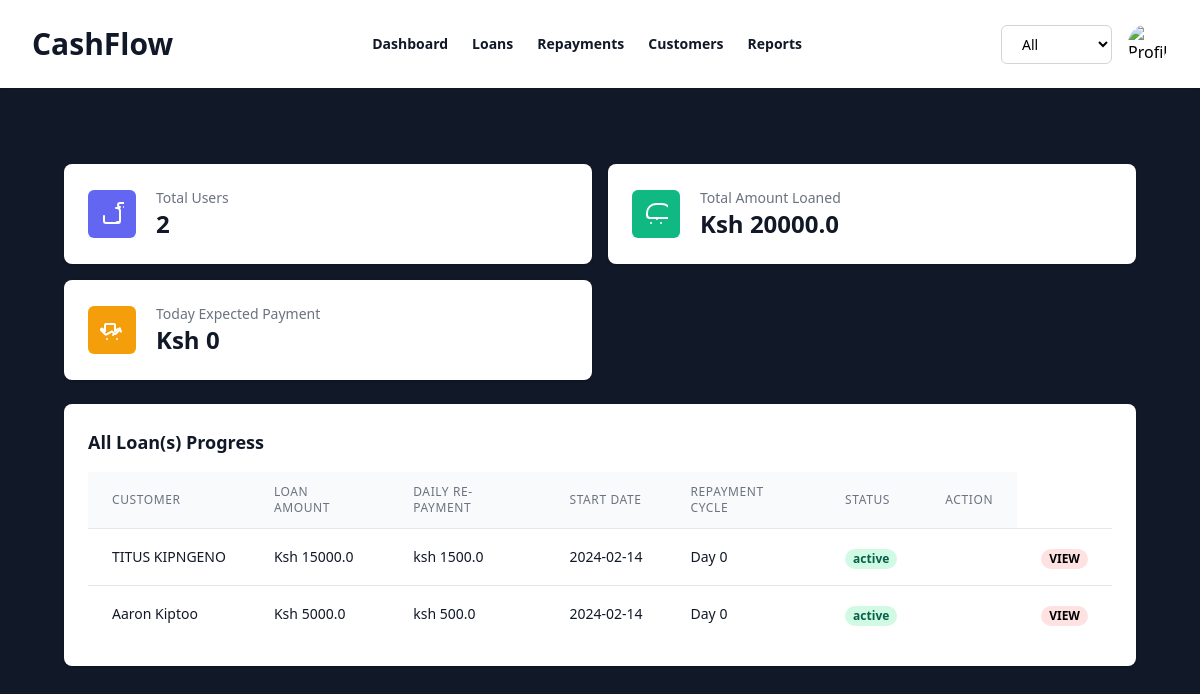
Before: / with the older database file.
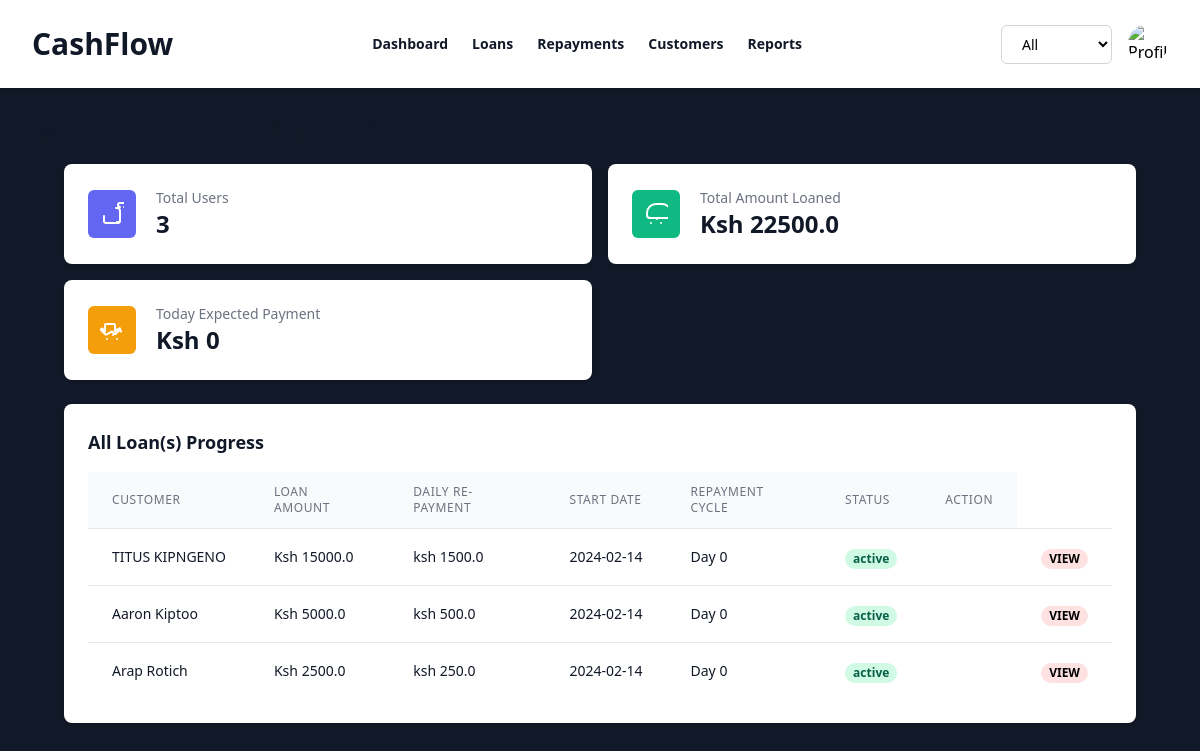
After: the same page with the newer database file.
### models.py (models this page shows, shortened)
class Loan(db.Model):
    id = db.Column(db.Integer, primary_key=True)
    user_id = db.Column(db.Integer, db.ForeignKey('user.id'), nullable=False)
    loan_amount = db.Column(db.Float, nullable=False)
    start_date = db.Column(db.Date, nullable=False)
    status = db.Column(db.String(20), nullable=False, default='active')  # Add status field
    repayments = db.relationship('Repayment', backref='loan', lazy=True)
    def get_current_repayment_day(self):
        current_date = datetime.today().date()
        repayment_start_date = self.start_date + timedelta(days=1)
        repayment_day = (current_date - repayment_start_date).days + 1
        return max(0, repayment_day)  # Ensure repayment_day is non-negative

class User(db.Model):
    id = db.Column(db.Integer, primary_key=True)
    name = db.Column(db.String(100), nullable=False)
    phone_number = db.Column(db.String(15), nullable=False)
    id_number = db.Column(db.String(50), unique=True, nullable=False)
    location = db.Column(db.String(100), nullable=False)
    loans = db.relationship('Loan', backref='user', lazy=True)

### app.py (the view)
@app.route('/')
def index():
    loans = Loan.query.all()
    users = User.query.all()
    total_users = len(users)
    total_loans_amount = sum(loan.loan_amount for loan in loans)
    todays_repayments_expected = sum(loan.get_daily_repayment_amount() for loan in loans if loan.status == 'active' and loan.get_current_repayment_day() > 0)
    for loan in loans:
        days_since_start = (datetime.now().date() - loan.start_date).days
        repayment_days = max(0, days_since_start)
        daily_repayment_amount = loan.loan_amount / 10
        current_repayment_day = loan.get_current_repayment_day()
        repayment_cycle = f"Day {current_repayment_day}"
        loan.daily_repayment_amount = daily_repayment_amount
        loan.repayment_cycle = repayment_cycle
    return render_template('home.html', loans=loans, users=users, total_users=total_users, total_loans_amount=total_loans_amount, todays_repayments_expected=todays_repayments_expected)

### templates/home.html (shortened to what the changed rows need)
<!DOCTYPE html>
<html lang="en">
<head>
    <link href="https://cdn.jsdelivr.net/npm/tailwindcss@2.2.19/dist/tailwind.min.css" rel="stylesheet">
</head>
<body class="font-sans bg-gray-50  bg-gray-900">
    <header class="bg-white shadow">
        <div class="max-w-7xl mx-auto py-6 px-4 sm:px-6 lg:px-8 flex justify-between items-center">
            <h1 class="text-3xl font-bold leading-tight text-gray-900">
                CashFlow
            </h1>
        </div>
    </header>
    <main class="max-w-7xl mx-auto py-6 sm:px-6 lg:px-8">
        <div class="px-4 sm:px-0">
            <h1 class="text-3xl font-semibold text-gray-900 mb-4">Welcome back, Aaron Kiptoo!</h1>
        </div>
        <div class="max-w-7xl mx-auto sm:px-6 lg:px-8 grid grid-cols-1 md:grid-cols-2 xl:grid-cols-4 gap-4">
            <div class="bg-white overflow-hidden shadow rounded-lg">
                <div class="px-4 py-5 sm:p-6">
                    <div class="flex items-center">
                        <div class="ml-5 w-0 flex-1">
                            <dl>
                                <dt class="text-sm font-medium text-gray-500 truncate">
                                    Total Users
                                </dt>
                                <dd class="text-2xl font-bold text-gray-900">
                                    {{total_users}}
                                </dd>
                            </dl>
                        </div>
                    </div>
                </div>
            </div>
            <div class="bg-white overflow-hidden shadow rounded-lg">
                <div class="px-4 py-5 sm:p-6">
                    <div class="flex items-center">
                        <div class="ml-5 w-0 flex-1">
                            <dl>
                                <dt class="text-sm font-medium text-gray-500 truncate">
                                    Total Amount Loaned
                                </dt>
                                <dd class="text-2xl font-bold text-gray-900">
                                    Ksh {{ total_loans_amount }}
                                </dd>
                            </dl>
                        </div>
                    </div>
                </div>
            </div>
        </div>
        <div class="max-w-7xl mx-auto py-6 sm:px-6 lg:px-8">
            <div class="bg-white overflow-hidden shadow rounded-lg">
                <div class="px-4 py-5 sm:p-6">
                    <h2 class="text-lg font-semibold text-gray-900 mb-4"> All Loan(s) Progress</h2>
                    <table class="min-w-full divide-y divide-gray-200">
                        <thead class="bg-gray-50">
                            <tr>
                                <th scope="col"
                                    class="px-6 py-3 text-left text-xs font-medium text-gray-500 uppercase tracking-wider">
                                    Customer
                                </th>
                                <th scope="col"
                                    class="px-6 py-3 text-left text-xs font-medium text-gray-500 uppercase tracking-wider">
                                    Loan Amount
                                </th>
                                <th scope="col"
                                    class="px-6 py-3 text-left text-xs font-medium text-gray-500 uppercase tracking-wider">
                                    Daily re-Payment
                                </th>
                                <th scope="col"
                                    class="px-6 py-3 text-left text-xs font-medium text-gray-500 uppercase tracking-wider">
                                    Start Date
                                </th>
                                <th scope="col"
                                    class="px-6 py-3 text-left text-xs font-medium text-gray-500 uppercase tracking-wider">
                                    Repayment Cycle
                                </th>
                                <th scope="col"
                                    class="px-6 py-3 text-left text-xs font-medium text-gray-500 uppercase tracking-wider">
                                    Status
                                </th>
                                <th scope="col"
                                    class="px-6 py-3 text-left text-xs font-medium text-gray-500 uppercase tracking-wider">
                                    action
                                </th>
                            </tr>
                        </thead>
                        <tbody class="bg-white divide-y divide-gray-200">
                            {% for loan in loans %}
                            <tr>
                                <td class="px-6 py-4 whitespace-nowrap">
                                    <div class="text-sm font-medium text-gray-900">{{ loan.user.name }}</div>
                                </td>
                                <td class="px-6 py-4 whitespace-nowrap">
                                    <div class="text-sm text-gray-900">Ksh {{ loan.loan_amount }}</div>
                                </td>
                                <td class="px-6 py-4 whitespace-nowrap">
                                    <div class="text-sm text-gray-900">ksh {{ loan.daily_repayment_amount }}</div>
                                </td>
                                <td class="px-6 py-4 whitespace-nowrap">
                                    <div class="text-sm text-gray-900">{{ loan.start_date }}</div>
                                </td>
                                <td class="px-6 py-4 whitespace-nowrap">
                                    <div class="text-sm text-gray-900">{{ loan.repayment_cycle }}</div>
                                </td>
                                <td class="px-6 py-4 whitespace-nowrap">
                                    <span
                                        class="px-2 inline-flex text-xs leading-5 font-semibold rounded-full bg-green-100 text-green-800">
                                        {{ loan.status }}
                                    </span>
                                </td>
                                <td class="px-6 py-4 whitespace-nowrap">
                                <td class="px-6 py-4 whitespace-nowrap">
                                    <a href="/user/{{ loan.user.id }}"
                                        class="px-2 inline-flex text-xs leading-5 font-semibold rounded-full bg-red-100 text-grey-800">
                                        VIEW
                                    </a>
                                </td>
                                </td>
                            </tr>
                            {% endfor %}
                        </tbody>
                    </table>
                </div>
            </div>
        </div>
    </main>
</body>
</html>

Changed rows visible on the page:
added Loan: user.name "Arap Rotich", loan_amount "2500.0", daily_repayment_amount "250.0", start_date "2024-02-14", repayment_cycle "Day 0", status "active"
Other visible differences:
{{ total_users }}: "2" → "3"
{{ total_loans_amount }}: "20000.0" → "22500.0"
